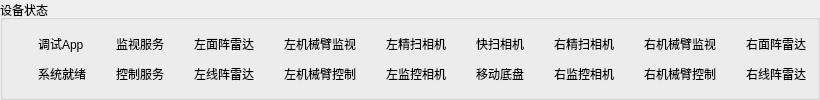
       <widget class="QGroupBox" name="groupBox_7">
        <property name="sizePolicy">
         <sizepolicy hsizetype="Preferred" vsizetype="Preferred">
          <horstretch>0</horstretch>
          <verstretch>0</verstretch>
         </sizepolicy>
        </property>
        <property name="title">
         <string>设备状态</string>
        </property>
        <layout class="QGridLayout" name="gridLayout_5">
         <item row="0" column="0">
          <layout class="QHBoxLayout" name="horizontalLayout_40">
           <item>
            <widget class="c_Fr_Light" name="App_Working_State" native="true">
             <property name="sizePolicy">
              <sizepolicy hsizetype="Maximum" vsizetype="Maximum">
               <horstretch>0</horstretch>
               <verstretch>0</verstretch>
              </sizepolicy>
             </property>
             <layout class="QGridLayout" name="gridLayout_71"/>
            </widget>
           </item>
           <item>
            <widget class="QLabel" name="label_254">
             <property name="sizePolicy">
              <sizepolicy hsizetype="Preferred" vsizetype="Preferred">
               <horstretch>0</horstretch>
               <verstretch>0</verstretch>
              </sizepolicy>
             </property>
             <property name="text">
              <string>调试App</string>
             </property>
            </widget>
           </item>
          </layout>
         </item>
         <item row="0" column="1">
          <layout class="QHBoxLayout" name="horizontalLayout_5">
           <item>
            <widget class="c_Fr_Light" name="Local_Monitor_Working_State" native="true">
             <property name="sizePolicy">
              <sizepolicy hsizetype="Maximum" vsizetype="Maximum">
               <horstretch>0</horstretch>
               <verstretch>0</verstretch>
              </sizepolicy>
             </property>
             <layout class="QGridLayout" name="gridLayout_93"/>
            </widget>
           </item>
           <item>
            <widget class="QLabel" name="label_228">
             <property name="sizePolicy">
              <sizepolicy hsizetype="Preferred" vsizetype="Preferred">
               <horstretch>0</horstretch>
               <verstretch>0</verstretch>
              </sizepolicy>
             </property>
             <property name="text">
              <string>监视服务</string>
             </property>
            </widget>
           </item>
          </layout>
         </item>
         <item row="0" column="2">
          <layout class="QHBoxLayout" name="horizontalLayout_9">
           <item>
            <widget class="c_Fr_Light" name="Hypersen_30_Working_State" native="true">
             <property name="sizePolicy">
              <sizepolicy hsizetype="Maximum" vsizetype="Maximum">
               <horstretch>0</horstretch>
               <verstretch>0</verstretch>
              </sizepolicy>
             </property>
             <layout class="QGridLayout" name="gridLayout_62"/>
            </widget>
           </item>
           <item>
            <widget class="QLabel" name="label_259">
             <property name="sizePolicy">
              <sizepolicy hsizetype="Preferred" vsizetype="Preferred">
               <horstretch>0</horstretch>
               <verstretch>0</verstretch>
              </sizepolicy>
             </property>
             <property name="text">
              <string>左面阵雷达</string>
             </property>
            </widget>
           </item>
          </layout>
         </item>
         <item row="0" column="3">
          <layout class="QHBoxLayout" name="horizontalLayout_33">
           <item>
            <widget class="c_Fr_Light" name="Jaka_120_Monitor_Working_State" native="true">
             <property name="sizePolicy">
              <sizepolicy hsizetype="Maximum" vsizetype="Maximum">
               <horstretch>0</horstretch>
               <verstretch>0</verstretch>
              </sizepolicy>
             </property>
             <layout class="QGridLayout" name="gridLayout_83"/>
            </widget>
           </item>
           <item>
            <widget class="QLabel" name="label_260">
             <property name="sizePolicy">
              <sizepolicy hsizetype="Preferred" vsizetype="Preferred">
               <horstretch>0</horstretch>
               <verstretch>0</verstretch>
              </sizepolicy>
             </property>
             <property name="text">
              <string>左机械臂监视</string>
             </property>
            </widget>
           </item>
          </layout>
         </item>
         <item row="0" column="4">
          <layout class="QHBoxLayout" name="horizontalLayout_35">
           <item>
            <widget class="c_Fr_Light" name="Prec_Scan_120_Working_State" native="true">
             <property name="sizePolicy">
              <sizepolicy hsizetype="Maximum" vsizetype="Maximum">
               <horstretch>0</horstretch>
               <verstretch>0</verstretch>
              </sizepolicy>
             </property>
             <layout class="QGridLayout" name="gridLayout_92"/>
            </widget>
           </item>
           <item>
            <widget class="QLabel" name="label_279">
             <property name="sizePolicy">
              <sizepolicy hsizetype="Preferred" vsizetype="Preferred">
               <horstretch>0</horstretch>
               <verstretch>0</verstretch>
              </sizepolicy>
             </property>
             <property name="text">
              <string>左精扫相机</string>
             </property>
            </widget>
           </item>
          </layout>
         </item>
         <item row="0" column="5">
          <layout class="QHBoxLayout" name="horizontalLayout_37">
           <item>
            <widget class="c_Fr_Light" name="Fast_Scan_Working_State" native="true">
             <property name="sizePolicy">
              <sizepolicy hsizetype="Maximum" vsizetype="Maximum">
               <horstretch>0</horstretch>
               <verstretch>0</verstretch>
              </sizepolicy>
             </property>
             <layout class="QGridLayout" name="gridLayout_87"/>
            </widget>
           </item>
           <item>
            <widget class="QLabel" name="label_266">
             <property name="sizePolicy">
              <sizepolicy hsizetype="Preferred" vsizetype="Preferred">
               <horstretch>0</horstretch>
               <verstretch>0</verstretch>
              </sizepolicy>
             </property>
             <property name="text">
              <string>快扫相机</string>
             </property>
            </widget>
           </item>
          </layout>
         </item>
         <item row="0" column="6">
          <layout class="QHBoxLayout" name="horizontalLayout_39">
           <item>
            <widget class="c_Fr_Light" name="Prec_Scan_121_Working_State" native="true">
             <property name="sizePolicy">
              <sizepolicy hsizetype="Maximum" vsizetype="Maximum">
               <horstretch>0</horstretch>
               <verstretch>0</verstretch>
              </sizepolicy>
             </property>
             <layout class="QGridLayout" name="gridLayout_96"/>
            </widget>
           </item>
           <item>
            <widget class="QLabel" name="label_282">
             <property name="sizePolicy">
              <sizepolicy hsizetype="Preferred" vsizetype="Preferred">
               <horstretch>0</horstretch>
               <verstretch>0</verstretch>
              </sizepolicy>
             </property>
             <property name="text">
              <string>右精扫相机</string>
             </property>
            </widget>
           </item>
          </layout>
         </item>
         <item row="0" column="7">
          <layout class="QHBoxLayout" name="horizontalLayout_41">
           <item>
            <widget class="c_Fr_Light" name="Jaka_121_Monitor_Working_State" native="true">
             <property name="sizePolicy">
              <sizepolicy hsizetype="Maximum" vsizetype="Maximum">
               <horstretch>0</horstretch>
               <verstretch>0</verstretch>
              </sizepolicy>
             </property>
             <layout class="QGridLayout" name="gridLayout_88"/>
            </widget>
           </item>
           <item>
            <widget class="QLabel" name="label_262">
             <property name="sizePolicy">
              <sizepolicy hsizetype="Preferred" vsizetype="Preferred">
               <horstretch>0</horstretch>
               <verstretch>0</verstretch>
              </sizepolicy>
             </property>
             <property name="text">
              <string>右机械臂监视</string>
             </property>
            </widget>
           </item>
          </layout>
         </item>
         <item row="0" column="8">
          <layout class="QHBoxLayout" name="horizontalLayout_43">
           <item>
            <widget class="c_Fr_Light" name="Hypersen_31_Working_State" native="true">
             <property name="sizePolicy">
              <sizepolicy hsizetype="Maximum" vsizetype="Maximum">
               <horstretch>0</horstretch>
               <verstretch>0</verstretch>
              </sizepolicy>
             </property>
             <layout class="QGridLayout" name="gridLayout_90"/>
            </widget>
           </item>
           <item>
            <widget class="QLabel" name="label_263">
             <property name="sizePolicy">
              <sizepolicy hsizetype="Preferred" vsizetype="Preferred">
               <horstretch>0</horstretch>
               <verstretch>0</verstretch>
              </sizepolicy>
             </property>
             <property name="text">
              <string>右面阵雷达</string>
             </property>
            </widget>
           </item>
          </layout>
         </item>
         <item row="1" column="0">
          <layout class="QHBoxLayout" name="horizontalLayout_49">
           <item>
            <widget class="c_Fr_Light" name="System_State" native="true">
             <property name="sizePolicy">
              <sizepolicy hsizetype="Maximum" vsizetype="Maximum">
               <horstretch>0</horstretch>
               <verstretch>0</verstretch>
              </sizepolicy>
             </property>
             <layout class="QGridLayout" name="gridLayout_75"/>
            </widget>
           </item>
           <item>
            <widget class="QLabel" name="label_257">
             <property name="sizePolicy">
              <sizepolicy hsizetype="Preferred" vsizetype="Preferred">
               <horstretch>0</horstretch>
               <verstretch>0</verstretch>
              </sizepolicy>
             </property>
             <property name="text">
              <string>系统就绪</string>
             </property>
            </widget>
           </item>
          </layout>
         </item>
         <item row="1" column="1">
          <layout class="QHBoxLayout" name="horizontalLayout_6">
           <item>
            <widget class="c_Fr_Light" name="Local_Remote_Working_State" native="true">
             <property name="sizePolicy">
              <sizepolicy hsizetype="Maximum" vsizetype="Maximum">
               <horstretch>0</horstretch>
               <verstretch>0</verstretch>
              </sizepolicy>
             </property>
             <layout class="QGridLayout" name="gridLayout_6"/>
            </widget>
           </item>
           <item>
            <widget class="QLabel" name="label_225">
             <property name="sizePolicy">
              <sizepolicy hsizetype="Preferred" vsizetype="Preferred">
               <horstretch>0</horstretch>
               <verstretch>0</verstretch>
              </sizepolicy>
             </property>
             <property name="text">
              <string>控制服务</string>
             </property>
            </widget>
           </item>
          </layout>
         </item>
         <item row="1" column="2">
          <layout class="QHBoxLayout" name="horizontalLayout_8">
           <item>
            <widget class="c_Fr_Light" name="Meijidenki_20_Working_State" native="true">
             <property name="sizePolicy">
              <sizepolicy hsizetype="Maximum" vsizetype="Maximum">
               <horstretch>0</horstretch>
               <verstretch>0</verstretch>
              </sizepolicy>
             </property>
             <layout class="QGridLayout" name="gridLayout_82"/>
            </widget>
           </item>
           <item>
            <widget class="QLabel" name="label_264">
             <property name="sizePolicy">
              <sizepolicy hsizetype="Preferred" vsizetype="Preferred">
               <horstretch>0</horstretch>
               <verstretch>0</verstretch>
              </sizepolicy>
             </property>
             <property name="text">
              <string>左线阵雷达</string>
             </property>
            </widget>
           </item>
          </layout>
         </item>
         <item row="1" column="3">
          <layout class="QHBoxLayout" name="horizontalLayout_34">
           <item>
            <widget class="c_Fr_Light" name="Jaka_120_Remote_Working_State" native="true">
             <property name="sizePolicy">
              <sizepolicy hsizetype="Maximum" vsizetype="Maximum">
               <horstretch>0</horstretch>
               <verstretch>0</verstretch>
              </sizepolicy>
             </property>
             <layout class="QGridLayout" name="gridLayout_85"/>
            </widget>
           </item>
           <item>
            <widget class="QLabel" name="label_265">
             <property name="sizePolicy">
              <sizepolicy hsizetype="Preferred" vsizetype="Preferred">
               <horstretch>0</horstretch>
               <verstretch>0</verstretch>
              </sizepolicy>
             </property>
             <property name="text">
              <string>左机械臂控制</string>
             </property>
            </widget>
           </item>
          </layout>
         </item>
         <item row="1" column="4">
          <layout class="QHBoxLayout" name="horizontalLayout_47">
           <item>
            <widget class="c_Fr_Light" name="Hikvision_21_State" native="true">
             <property name="sizePolicy">
              <sizepolicy hsizetype="Maximum" vsizetype="Maximum">
               <horstretch>0</horstretch>
               <verstretch>0</verstretch>
              </sizepolicy>
             </property>
             <layout class="QGridLayout" name="gridLayout_72"/>
            </widget>
           </item>
           <item>
            <widget class="QLabel" name="label_255">
             <property name="sizePolicy">
              <sizepolicy hsizetype="Preferred" vsizetype="Preferred">
               <horstretch>0</horstretch>
               <verstretch>0</verstretch>
              </sizepolicy>
             </property>
             <property name="text">
              <string>左监控相机</string>
             </property>
            </widget>
           </item>
          </layout>
         </item>
         <item row="1" column="5">
          <layout class="QHBoxLayout" name="horizontalLayout_38">
           <item>
            <widget class="c_Fr_Light" name="RGV_Working_State" native="true">
             <property name="sizePolicy">
              <sizepolicy hsizetype="Maximum" vsizetype="Maximum">
               <horstretch>0</horstretch>
               <verstretch>0</verstretch>
              </sizepolicy>
             </property>
             <layout class="QGridLayout" name="gridLayout_86"/>
            </widget>
           </item>
           <item>
            <widget class="QLabel" name="label_261">
             <property name="sizePolicy">
              <sizepolicy hsizetype="Preferred" vsizetype="Preferred">
               <horstretch>0</horstretch>
               <verstretch>0</verstretch>
              </sizepolicy>
             </property>
             <property name="text">
              <string>移动底盘</string>
             </property>
            </widget>
           </item>
          </layout>
         </item>
         <item row="1" column="6">
          <layout class="QHBoxLayout" name="horizontalLayout_48">
           <item>
            <widget class="c_Fr_Light" name="Hikvision_20_State" native="true">
             <property name="sizePolicy">
              <sizepolicy hsizetype="Maximum" vsizetype="Maximum">
               <horstretch>0</horstretch>
               <verstretch>0</verstretch>
              </sizepolicy>
             </property>
             <layout class="QGridLayout" name="gridLayout_74"/>
            </widget>
           </item>
           <item>
            <widget class="QLabel" name="label_256">
             <property name="sizePolicy">
              <sizepolicy hsizetype="Preferred" vsizetype="Preferred">
               <horstretch>0</horstretch>
               <verstretch>0</verstretch>
              </sizepolicy>
             </property>
             <property name="text">
              <string>右监控相机</string>
             </property>
            </widget>
           </item>
          </layout>
         </item>
         <item row="1" column="7">
          <layout class="QHBoxLayout" name="horizontalLayout_42">
           <item>
            <widget class="c_Fr_Light" name="Jaka_121_Remote_Working_State" native="true">
             <property name="sizePolicy">
              <sizepolicy hsizetype="Maximum" vsizetype="Maximum">
               <horstretch>0</horstretch>
               <verstretch>0</verstretch>
              </sizepolicy>
             </property>
             <layout class="QGridLayout" name="gridLayout_89"/>
            </widget>
           </item>
           <item>
            <widget class="QLabel" name="label_267">
             <property name="sizePolicy">
              <sizepolicy hsizetype="Preferred" vsizetype="Preferred">
               <horstretch>0</horstretch>
               <verstretch>0</verstretch>
              </sizepolicy>
             </property>
             <property name="text">
              <string>右机械臂控制</string>
             </property>
            </widget>
           </item>
          </layout>
         </item>
         <item row="1" column="8">
          <layout class="QHBoxLayout" name="horizontalLayout_44">
           <item>
            <widget class="c_Fr_Light" name="Meijidenki_21_Working_State" native="true">
             <property name="sizePolicy">
              <sizepolicy hsizetype="Maximum" vsizetype="Maximum">
               <horstretch>0</horstretch>
               <verstretch>0</verstretch>
              </sizepolicy>
             </property>
             <layout class="QGridLayout" name="gridLayout_91"/>
            </widget>
           </item>
           <item>
            <widget class="QLabel" name="label_268">
             <property name="sizePolicy">
              <sizepolicy hsizetype="Preferred" vsizetype="Preferred">
               <horstretch>0</horstretch>
               <verstretch>0</verstretch>
              </sizepolicy>
             </property>
             <property name="text">
              <string>右线阵雷达</string>
             </property>
            </widget>
           </item>
          </layout>
         </item>
        </layout>
       </widget>
